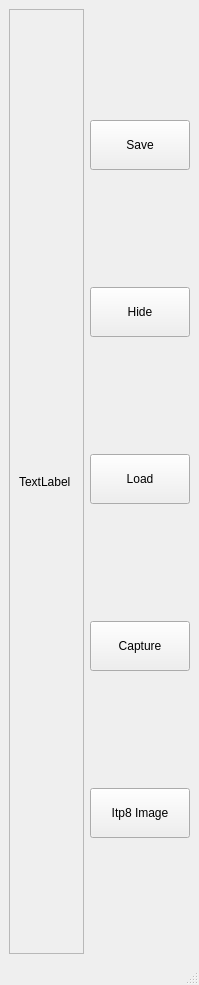
<?xml version="1.0" encoding="UTF-8"?>
<ui version="4.0">
 <class>MainWindow</class>
 <widget class="QMainWindow" name="MainWindow">
  <property name="geometry">
   <rect>
    <x>0</x>
    <y>0</y>
    <width>199</width>
    <height>985</height>
   </rect>
  </property>
  <property name="windowTitle">
   <string>MainWindow</string>
  </property>
  <widget class="QWidget" name="centralwidget">
   <layout class="QVBoxLayout" name="verticalLayout_2">
    <item>
     <layout class="QHBoxLayout" name="horizontalLayout">
      <item>
       <widget class="QScrollArea" name="scrollArea">
        <property name="sizeAdjustPolicy">
         <enum>QAbstractScrollArea::AdjustToContents</enum>
        </property>
        <property name="widgetResizable">
         <bool>true</bool>
        </property>
        <widget class="QWidget" name="scrollAreaWidgetContents">
         <property name="geometry">
          <rect>
           <x>0</x>
           <y>0</y>
           <width>69</width>
           <height>922</height>
          </rect>
         </property>
         <layout class="QHBoxLayout" name="horizontalLayout_2">
          <item>
           <widget class="QLabel" name="label">
            <property name="text">
             <string>TextLabel</string>
            </property>
           </widget>
          </item>
         </layout>
        </widget>
       </widget>
      </item>
      <item>
       <layout class="QVBoxLayout" name="verticalLayout">
        <item>
         <widget class="QPushButton" name="pushButton_2">
          <property name="minimumSize">
           <size>
            <width>100</width>
            <height>50</height>
           </size>
          </property>
          <property name="maximumSize">
           <size>
            <width>100</width>
            <height>50</height>
           </size>
          </property>
          <property name="text">
           <string>Save</string>
          </property>
         </widget>
        </item>
        <item>
         <widget class="QPushButton" name="pushButton_4">
          <property name="minimumSize">
           <size>
            <width>100</width>
            <height>50</height>
           </size>
          </property>
          <property name="maximumSize">
           <size>
            <width>100</width>
            <height>50</height>
           </size>
          </property>
          <property name="text">
           <string>Hide</string>
          </property>
         </widget>
        </item>
        <item>
         <widget class="QPushButton" name="pushButton_3">
          <property name="minimumSize">
           <size>
            <width>100</width>
            <height>50</height>
           </size>
          </property>
          <property name="maximumSize">
           <size>
            <width>100</width>
            <height>50</height>
           </size>
          </property>
          <property name="text">
           <string>Load</string>
          </property>
         </widget>
        </item>
        <item>
         <widget class="QPushButton" name="pushButton">
          <property name="minimumSize">
           <size>
            <width>100</width>
            <height>50</height>
           </size>
          </property>
          <property name="maximumSize">
           <size>
            <width>100</width>
            <height>50</height>
           </size>
          </property>
          <property name="text">
           <string>Capture</string>
          </property>
         </widget>
        </item>
        <item>
         <widget class="QPushButton" name="pushButton_5">
          <property name="minimumSize">
           <size>
            <width>100</width>
            <height>50</height>
           </size>
          </property>
          <property name="maximumSize">
           <size>
            <width>100</width>
            <height>50</height>
           </size>
          </property>
          <property name="text">
           <string>Itp8 Image</string>
          </property>
         </widget>
        </item>
       </layout>
      </item>
     </layout>
    </item>
   </layout>
  </widget>
  <widget class="QMenuBar" name="menubar">
   <property name="geometry">
    <rect>
     <x>0</x>
     <y>0</y>
     <width>199</width>
     <height>21</height>
    </rect>
   </property>
  </widget>
  <widget class="QStatusBar" name="statusbar"/>
 </widget>
 <resources/>
 <connections/>
</ui>
